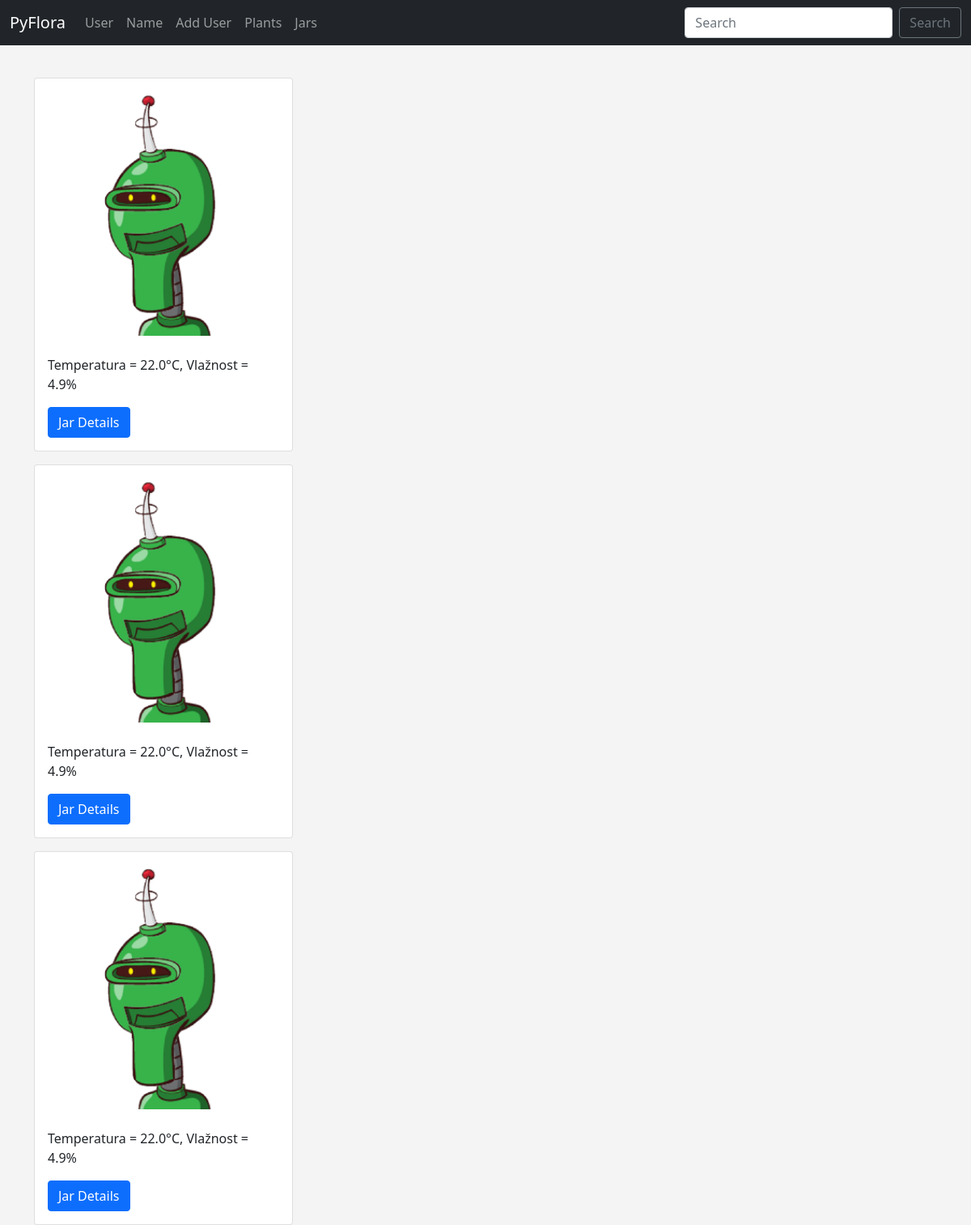
The app's page /jars with its own data.
### app/models.py (models this page shows)
class Jar(db.Model):
    id = db.Column(db.Integer, primary_key=True)
    biljka = db.Column(db.String(50), nullable=False, default='Prazna posuda')
    photo = db.Column(db.String(100), nullable=False, default='default.jpg')
    time_stamp = db.Column(db.DateTime, default=datetime.utcnow)

### app/routes.py (the view)
@app.route('/jars')
def jars():
    temperature = [x/10 for x in range(120, 355, 5)]
    temp = choice(temperature)
    humidities = [x/10 for x in range(30, 100)]
    hum = choice(humidities)
    jars = Jar.query.order_by(Jar.id)
    return render_template('jars/jars.html',
                            jars=jars,
                            temp = temp,
                            hum=hum)

### app/templates/jars/jars.html (shortened to what this page needs)
{% extends 'layout.html' %}
{% block content %}
{% for jar in jars %}
<div class="card mt-3" style="width: 20rem;">
    <img src="{{ url_for('static', filename='pics/' + jar.photo) }}" class="card-img-top" alt="...">
    <div class="card-body">
        <p class="card-text">
            Temperatura = {{ temp }}°C, Vlažnost = {{ hum }}%
        </p>
            <a href="{{ url_for('jar_details', jar_id=jar.id)}}" class="btn btn-primary">Jar Details</a>
        </div>
    </div>
{% endfor %}
{% endblock content %}

### app/static/css/styles.css (style rules this page uses)
body { background: #f4f4f4 }

### records on screen
Jar: photo (placeholder picture), temp "22.0", hum "4.9"
Jar: photo (placeholder picture), temp "22.0", hum "4.9"
Jar: photo (placeholder picture), temp "22.0", hum "4.9"
